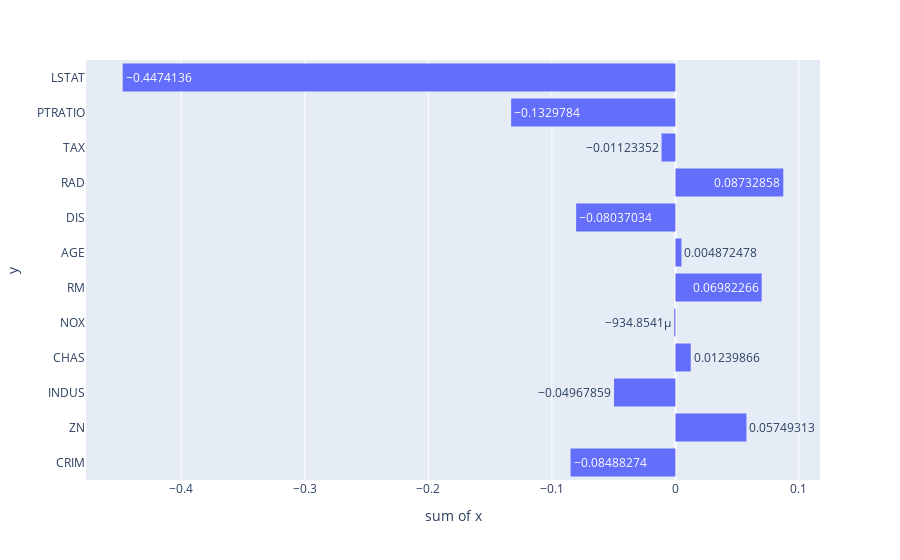

Notebook cell for this chart:
### Code cell
px.histogram(x=model.coef_, y=X.columns, text_auto=True)

### Figure 1 — Plotly figure (JSON) as saved in the notebook; plotly's stock layout.template omitted (floating-point values rounded to 4 significant figures)
{"data": [{"alignmentgroup": "True", "bingroup": "y", "histfunc": "sum", "hovertemplate": "sum of x=%{x}<br>y=%{y}<extra></extra>", "legendgroup": "", "marker": {"color": "#636efa", "pattern": {"shape": ""}}, "name": "", "offsetgroup": "", "orientation": "h", "showlegend": false, "texttemplate": "%{value}", "type": "histogram", "x": [-0.08488, 0.05749, -0.04968, 0.0124, -0.0009349, 0.06982, 0.004872, -0.08037, 0.08733, -0.01123, -0.133, -0.4474], "xaxis": "x", "y": ["CRIM", "ZN", "INDUS", "CHAS", "NOX", "RM", "AGE", "DIS", "RAD", "TAX", "PTRATIO", "LSTAT"], "yaxis": "y"}], "layout": {"barmode": "relative", "legend": {"tracegroupgap": 0}, "margin": {"t": 60}, "xaxis": {"anchor": "y", "domain": [0, 1], "title": {"text": "sum of x"}}, "yaxis": {"anchor": "x", "domain": [0, 1], "title": {"text": "y"}}}}
